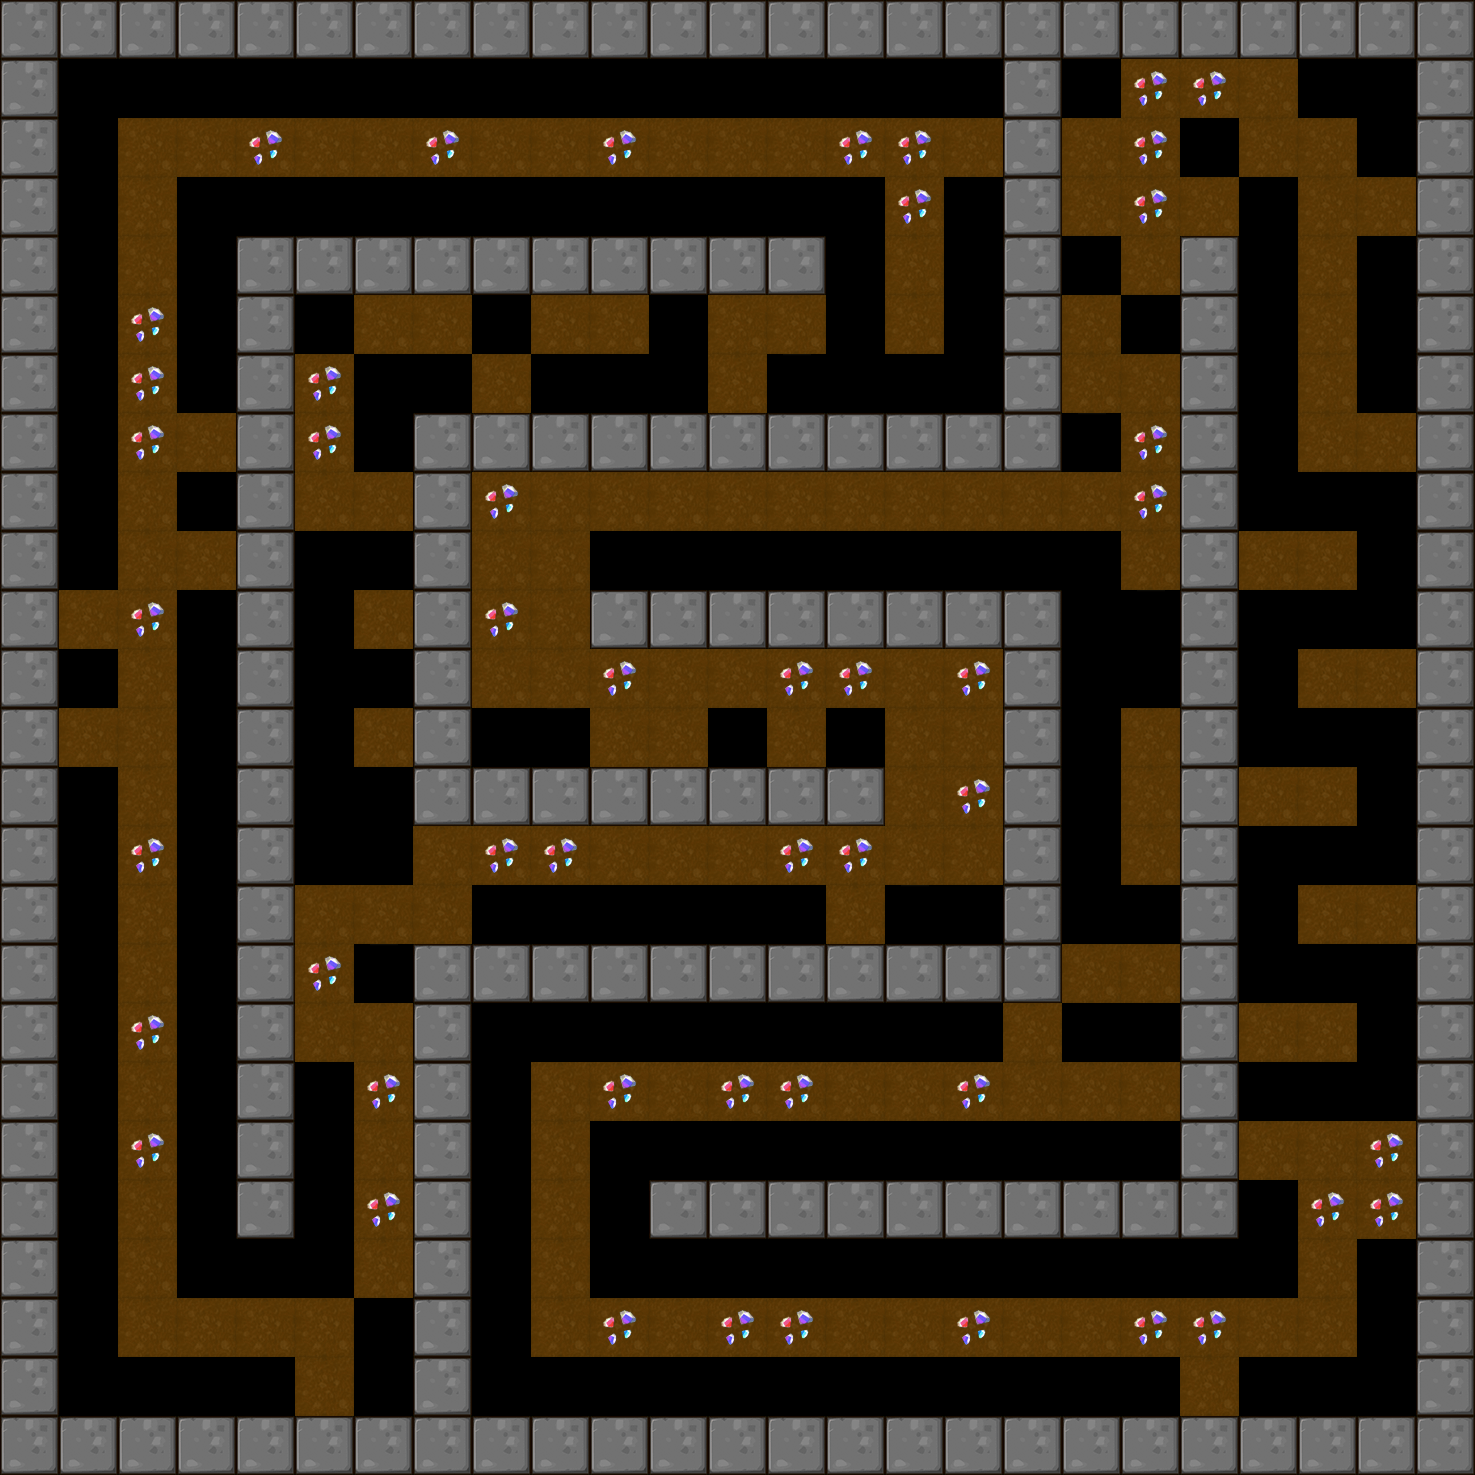

This game map was drawn from its Tiled (.tmx) file and the tilesets committed beside it. A one-line description and the trimmed map source follow:
An orthogonal 25x25 tile map with 59x59 px tiles, 1 tile layer (BackGround) and 13 objects (6x Roller, 4x Shipper, 2x Hammer, Player).

<map version="1.0" orientation="orthogonal" renderorder="right-down" width="25" height="25" tilewidth="59" tileheight="59">
 <tileset firstgid="1" name="itemmap" tilewidth="59" tileheight="59">
  <image source="tileset2.png" trans="ff00ff" width="354" height="354" />
 </tileset>
 <layer name="BackGround" width="25" height="25">
  <data>[625 cells, 458 non-empty, 13 distinct tile ids]</data>
 </layer>
 <objectgroup name="RobotCharacter">
  <object name="Player" x="712.988" y="717.412" width="40" height="40" />
 </objectgroup>
 <objectgroup name="EnemyCharacter">
  <object name="Shipper" type="Shipper" x="1361.46" y="719.04" width="40" height="40" />
  <object name="Hammer" type="Hammer" x="954.932" y="537.254" width="40" height="40" />
  <object name="Shipper" type="Shipper" x="1250.16" y="473.662" width="40" height="40" />
  <object name="Hammer" type="Hammer" x="654.422" y="893.727" width="40" height="40" />
  <object name="Shipper" type="Shipper" x="1305.3" y="1069" width="40" height="40" />
  <object name="Shipper" type="Shipper" x="303.237" y="606.479" width="40" height="40" />
  <object name="Roller" type="Roller" x="184.01" y="600.322" width="40" height="40" />
  <object name="Roller" type="Roller" x="65.9534" y="1129.06" width="40" height="40" />
  <object name="Roller" type="Roller" x="778.462" y="1368.83" width="40" height="40" />
  <object name="Roller" type="Roller" x="887.035" y="1248.94" width="40" height="40" />
  <object name="Roller" type="Roller" x="186.371" y="181.884" width="40" height="40" />
  <object name="Roller" type="Roller" x="65.24" y="529.574" width="40" height="40" />
 </objectgroup>
</map>
